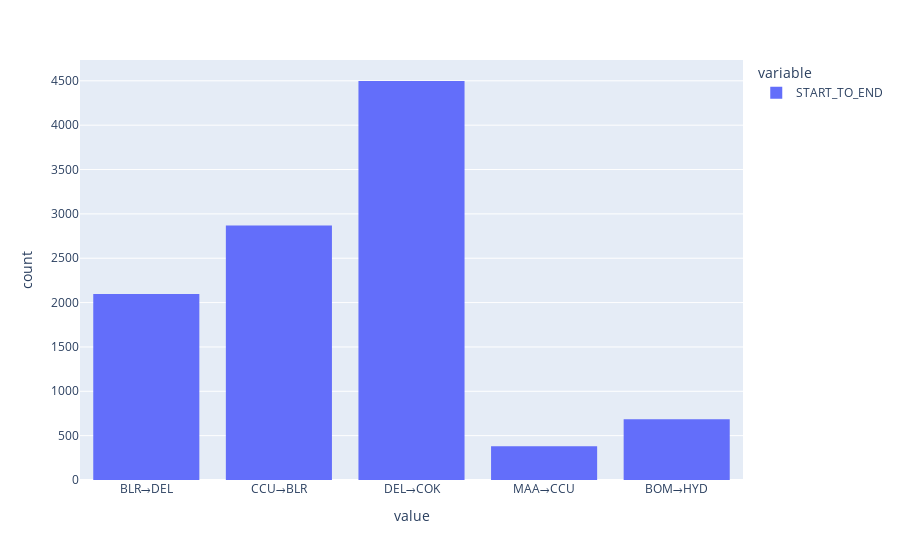

Here is the notebook cell this chart was saved with:
### Code cell
px.histogram(df.START_TO_END)

### Figure 1 — Plotly figure (JSON) as saved in the notebook; plotly's stock layout.template omitted (floating-point values rounded to 4 significant figures; data arrays with more than 128 entries replaced by an {"elided": "..."} marker saying what was removed)
{"data": [{"alignmentgroup": "True", "bingroup": "x", "hovertemplate": "variable=START_TO_END<br>value=%{x}<br>count=%{y}<extra></extra>", "legendgroup": "START_TO_END", "marker": {"color": "#636efa", "pattern": {"shape": ""}}, "name": "START_TO_END", "offsetgroup": "START_TO_END", "orientation": "v", "showlegend": true, "type": "histogram", "x": {"elided": "10529 str values"}, "xaxis": "x", "yaxis": "y"}], "layout": {"barmode": "relative", "legend": {"title": {"text": "variable"}, "tracegroupgap": 0}, "margin": {"t": 60}, "xaxis": {"anchor": "y", "domain": [0, 1], "title": {"text": "value"}}, "yaxis": {"anchor": "x", "domain": [0, 1], "title": {"text": "count"}}}}
